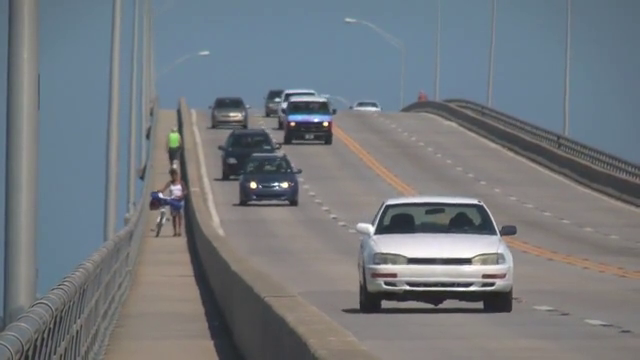
#> input picture frame 91 of opencv/slow_traffic_small.mp4, 640 x 360 px, given in place of street_driving.mp4, which was not available
$ python drivebox_v4.py   (Python 2 division)
#> lines starting #> are read from the running program, lines starting #| are printed output that depends on the picture; after the words box and inside, x2 and y2 are one past the last pixel; in counts of white or black regions, pixels touching at a corner belong together; pictures that were not available may be replaced by others from this repository, and a replacement may not be noted
#!/usr/bin/env python
# -*- coding: utf-8 -*-
#Created by Chukwunyere Igbokwe on December 19, 2016 by 7:21 PM

import numpy as np
import cv2

# [5 lines of commented-out code are left out]

kernel = np.ones((5,5), np.uint8)
cap = cv2.VideoCapture("street_driving.mp4")
while cap.isOpened():
    ret, frame = cap.read()
#> frame is the input picture: shape (360, 640, 3); mean B, G, R 126.6, 121.2, 115.7
    height, width, channels = frame.shape
#> height = 360; width = 640; channels = 3
    horizon = height / 2
#> horizon = 180
    halfWidth = width / 2
#> halfWidth = 320
    gray = cv2.cvtColor(frame, cv2.COLOR_BGR2GRAY)
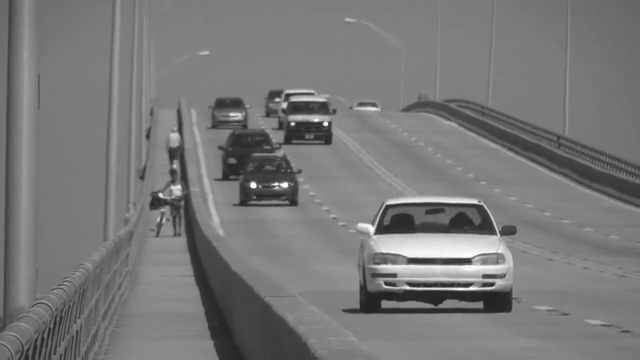
#> gray: shape (360, 640); min 30, max 255, mean 120.1
    # gray = cv2.fastNlMeansDenoising(gray,None,10,7,21)
    ret, thresh = cv2.threshold(gray, 0, 255, cv2.THRESH_BINARY_INV + cv2.THRESH_OTSU)
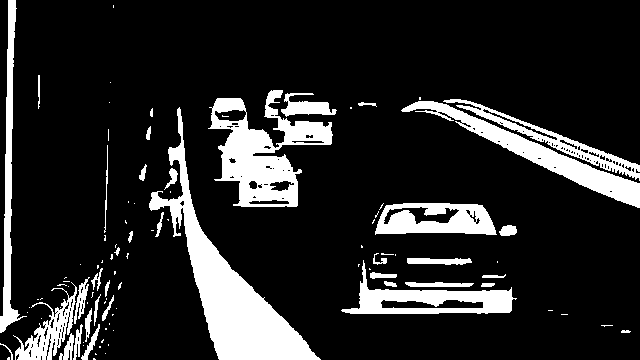
#> thresh: shape (360, 640); 15.6% white; 100 white regions (62 under 20 px), largest, box (x1, y1, x2, y2) and area: (149, 107, 321, 360) 9432, (208, 90, 333, 207) 6302, (401, 101, 640, 208) 4242
#> ret = 98
    gray = cv2.equalizeHist(gray)
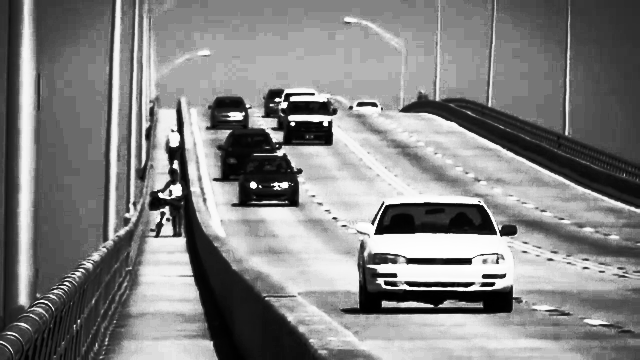
#> gray: shape (360, 640); min 0, max 255, mean 130.8
    blur_gray = cv2.GaussianBlur(gray, (5,5), 0)
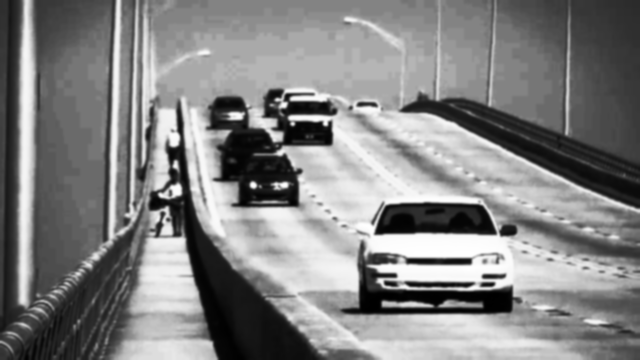
#> blur_gray: shape (360, 640); min 0, max 255, mean 130.8
    roi = gray[horizon:height, 0:width]
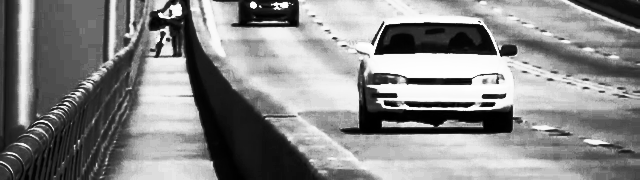
#> roi: shape (180, 640); min 0, max 255, mean 135.4
    edges = cv2.Canny(roi, 1, 200, apertureSize=3,L2gradient=True)
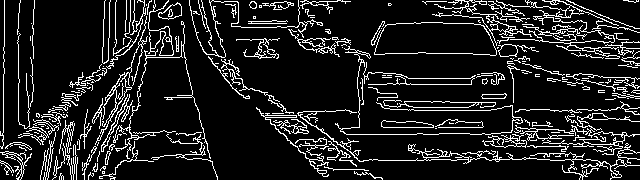
#> edges: shape (180, 640); 12.6% white in thin lines or dots
    # edges = cv2.adaptiveThreshold(edges,255,cv2.ADAPTIVE_THRESH_MEAN_C,cv2.THRESH_BINARY,41,-3)
    vertical = cv2.morphologyEx(edges, cv2.MORPH_CLOSE, kernel)
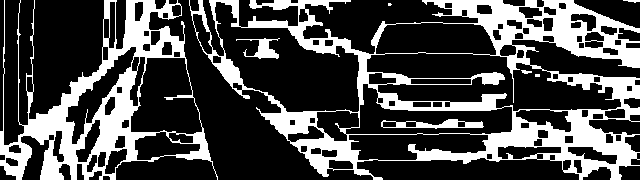
#> vertical: shape (180, 640); 28.6% white; 8 white regions (2 under 20 px), largest, box (x1, y1, x2, y2) and area: (189, 0, 640, 180) 21241, (0, 0, 218, 180) 10741, (381, 119, 484, 129) 493, (236, 38, 280, 59) 356, (623, 0, 640, 3) 31, (521, 70, 532, 74) 29

    cv2.imshow("",edges)
    if cv2.waitKey(33) & 0xFF == ord('q'):
#> (key q is pressed here)
        break

cap.release()
cv2.destroyAllWindows()

$ run again, starting later in the video
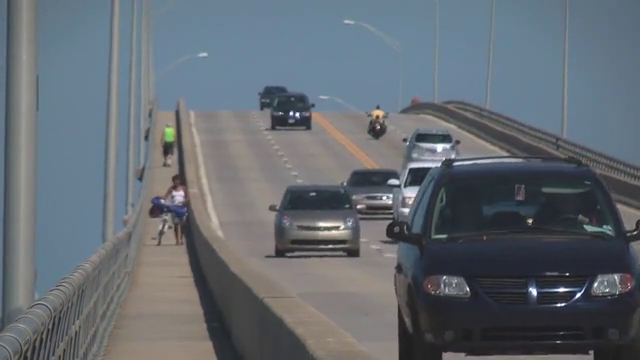
#> input picture frame 411 of opencv/slow_traffic_small.mp4, 640 x 360 px, given in place of street_driving.mp4, which was not available
#> frame is the input picture: shape (360, 640, 3); mean B, G, R 113.8, 106.6, 99.3
#> `ret, thresh = cv2.threshold(gray, 0, 255, cv2.THRESH_BINARY_INV + cv2...`:
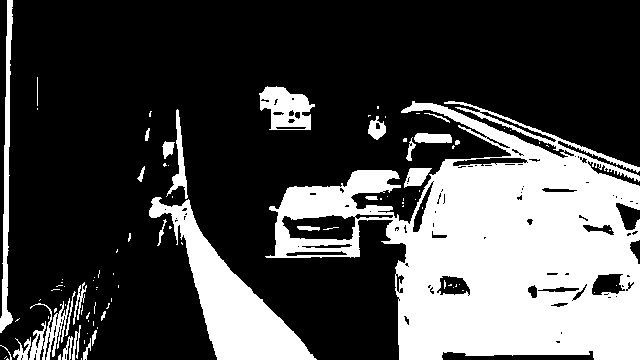
#> thresh: shape (360, 640); 29.1% white; 97 white regions (69 under 20 px), largest, box (x1, y1, x2, y2) and area: (265, 101, 640, 360) 51006, (149, 197, 317, 360) 8505, (0, 0, 13, 333) 1760
#> ret = 90
#> edges: shape (180, 640); 10.7% white in thin lines or dots
#> `vertical = cv2.morphologyEx(edges, cv2.MORPH_CLOSE, kernel)`:
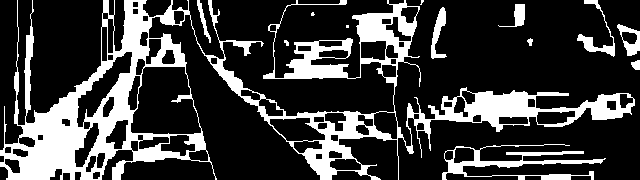
#> vertical: shape (180, 640); 23.7% white; 13 white regions (3 under 20 px), largest, box (x1, y1, x2, y2) and area: (0, 0, 635, 180) 23918, (442, 144, 606, 180) 1682, (577, 0, 615, 57) 442

$ run again, starting later in the video
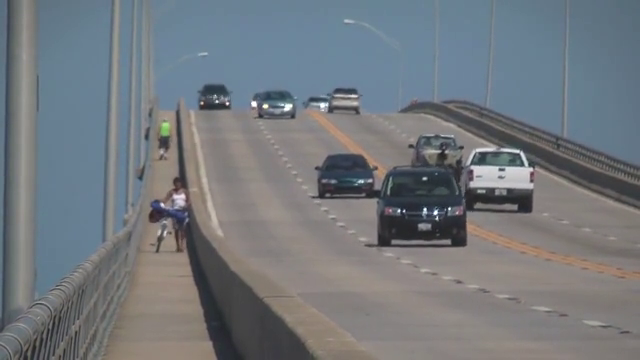
#> input picture frame 731 of opencv/slow_traffic_small.mp4, 640 x 360 px, given in place of street_driving.mp4, which was not available
#> frame is the input picture: shape (360, 640, 3); mean B, G, R 125.5, 120.3, 115.1
#> `ret, thresh = cv2.threshold(gray, 0, 255, cv2.THRESH_BINARY_INV + cv2...`:
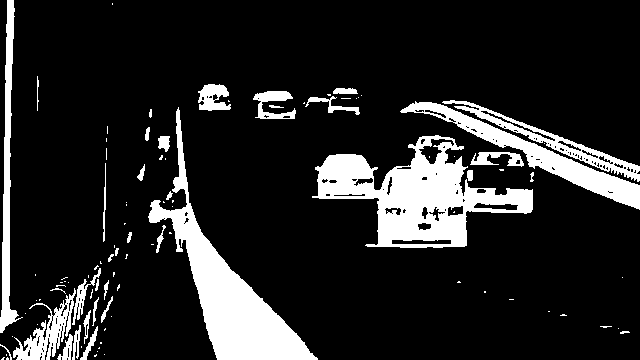
#> thresh: shape (360, 640); 15% white; 101 white regions (64 under 20 px), largest, box (x1, y1, x2, y2) and area: (312, 135, 533, 248) 10663, (148, 107, 318, 360) 9376, (400, 101, 640, 210) 4182
#> ret = 98
#> edges: shape (180, 640); 11.6% white in thin lines or dots
#> `vertical = cv2.morphologyEx(edges, cv2.MORPH_CLOSE, kernel)`:
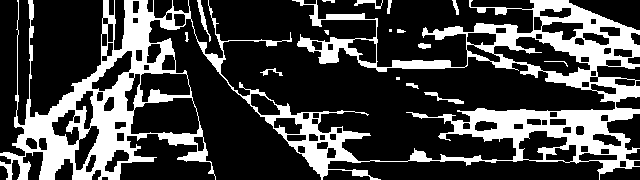
#> vertical: shape (180, 640); 26.4% white; 16 white regions (3 under 20 px), largest, box (x1, y1, x2, y2) and area: (0, 0, 640, 180) 29698, (197, 0, 211, 42) 139, (424, 92, 464, 104) 126
